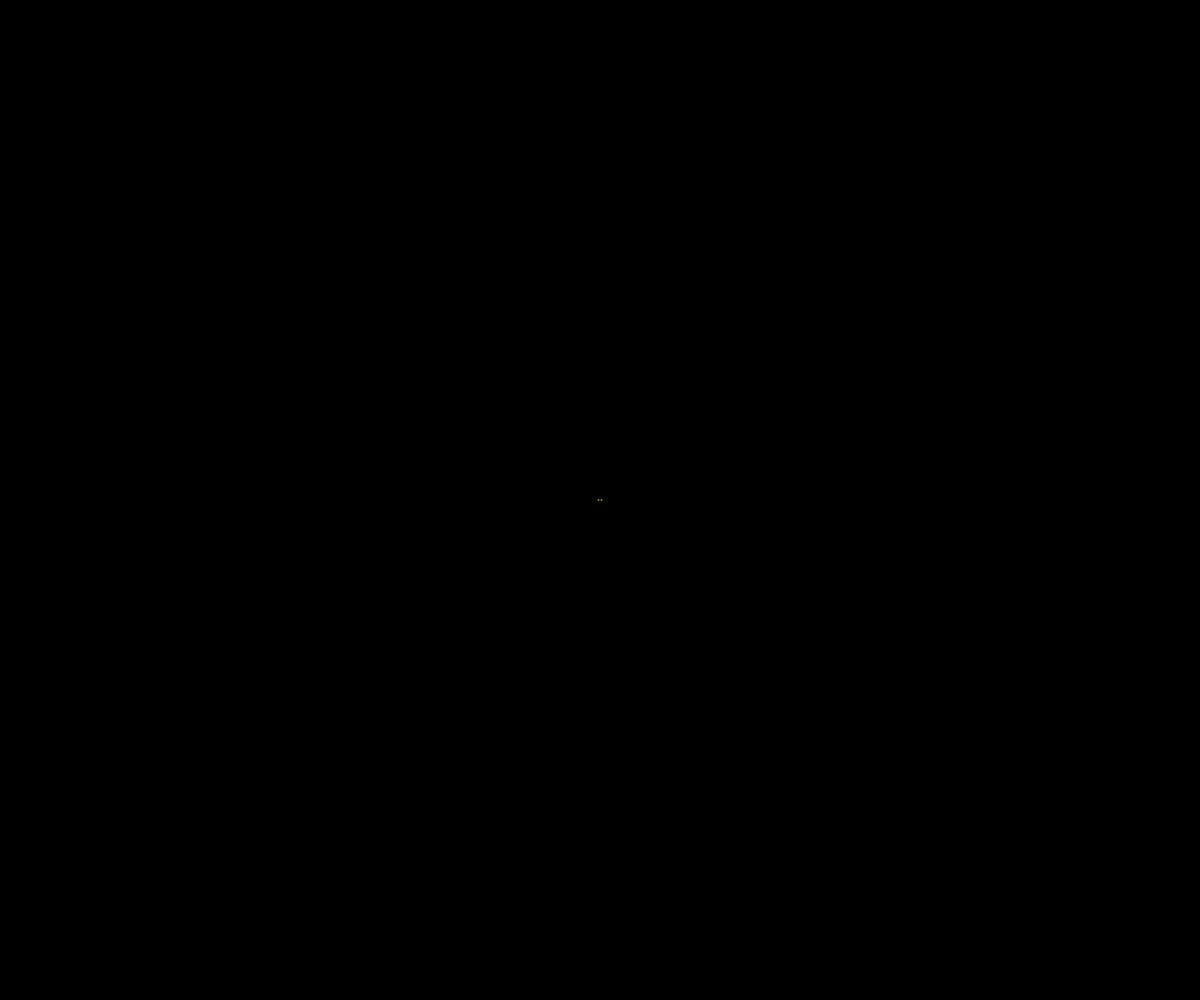
Frame 1 (no input)
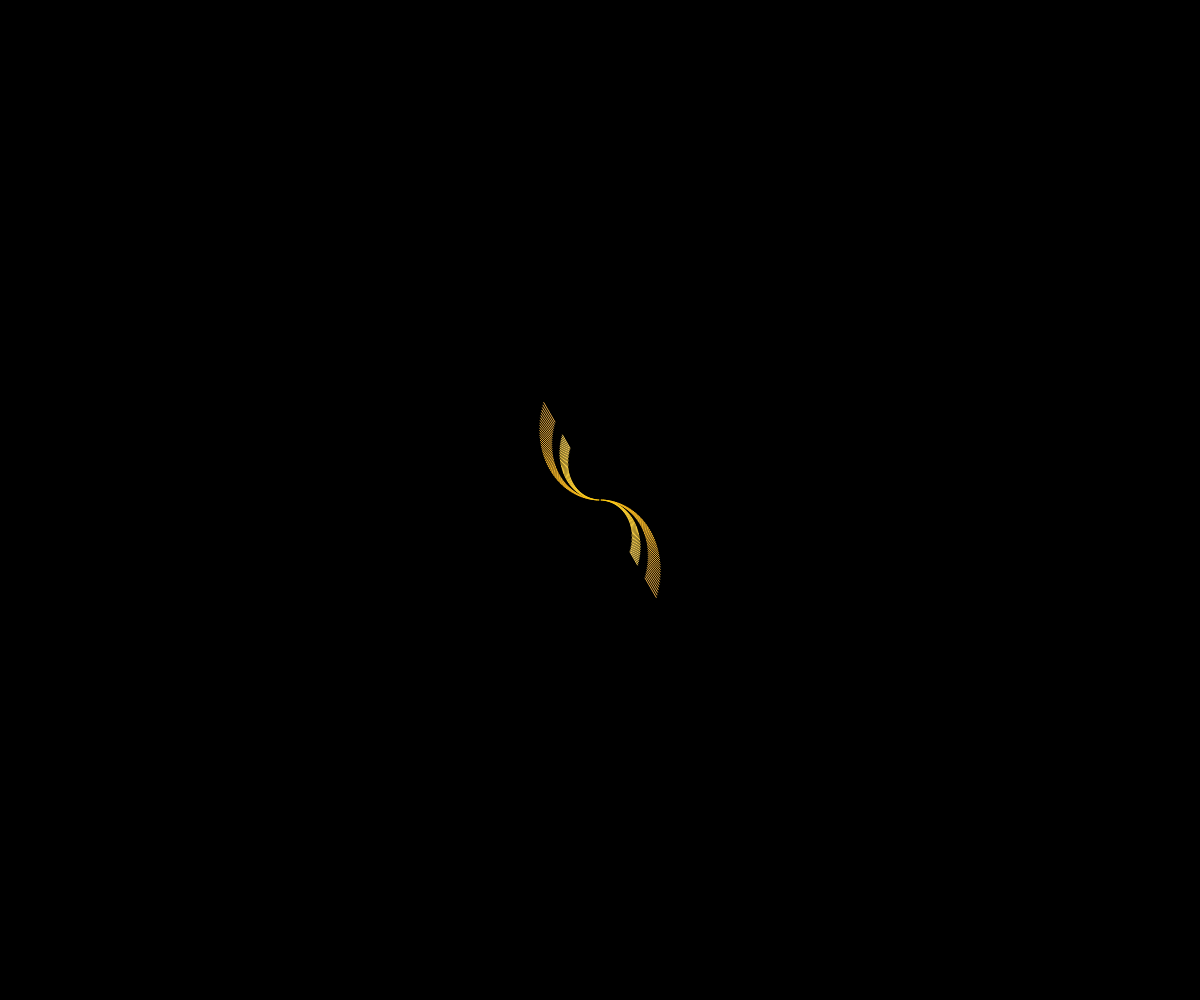
Frame 60 (no input)
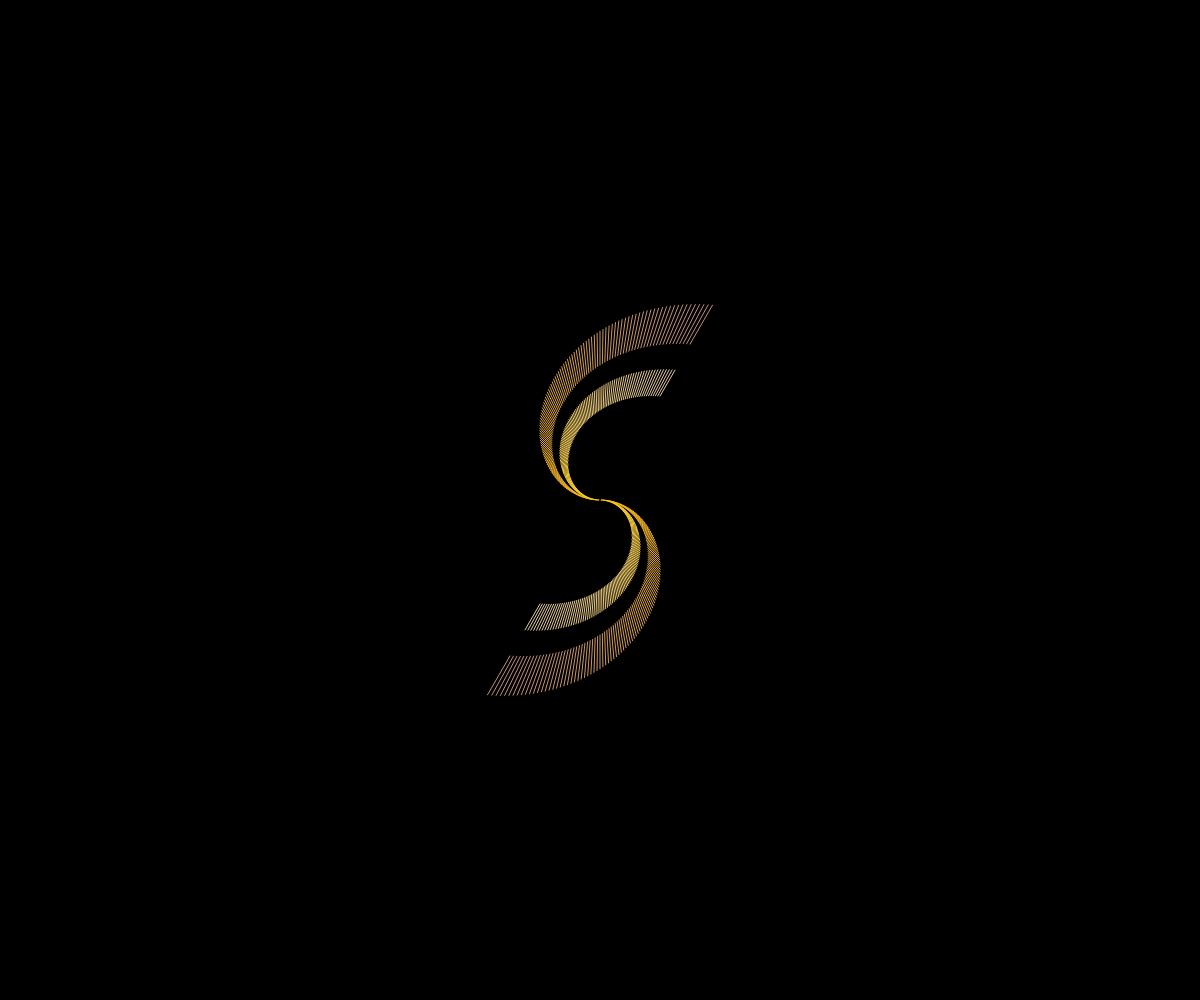
Frame 120 (the mouse pressed at the canvas centre since frame 60)

The p5.js sketch that drew these frames (run headless with seeded random() and noise() and a simulated clock; from frame 60 on, the mouse is pressed at the canvas centre):

// p5.js sketch
// ── sketch.js
function preload(){
    // put preload code here
}

function setup() {
  createCanvas(windowWidth, windowHeight);
  background(0,0,0);
  angleMode(DEGREES);
  // put setup code here
}

function draw() {
  noFill();
  translate(width / 2, height / 2);
  strokeWeight(1);

//spiralepiccola
push()
    stroke(lerpColor(color(252,201,12), color(219,201,206), frameCount/150))
    line((frameCount)*cos(frameCount), (frameCount)*sin(frameCount),(frameCount/4+frameCount)*cos(frameCount), (frameCount/4+frameCount)*sin(frameCount));
    line(-(frameCount)*cos(frameCount), -(frameCount)*sin(frameCount),-(frameCount/4+frameCount)*cos(frameCount), -(frameCount/4+frameCount)*sin(frameCount));
pop()

//spiralegrande
push();
    stroke(lerpColor(color(252, 187,12), color(148 ,113, 201), frameCount/200))
    line(1.5*(frameCount)*cos(frameCount), 1.5*(frameCount)*sin(frameCount),1.5*(frameCount/4+frameCount)*cos(frameCount), 1.5*(frameCount/4+frameCount)*sin(frameCount));
    line(-1.5*(frameCount)*cos(frameCount), -1.5*(frameCount)*sin(frameCount),-1.5*(frameCount/4+frameCount)*cos(frameCount), -1.5*(frameCount/4+frameCount)*sin(frameCount));
    pop();

if(frameCount>180) {frameCount = 500+frameCount ; }

if(frameCount>175) {
  stroke(lerpColor(color(181,112,120,255), color(252,156,75,100), frameCount/300))

//art1
 push();
    frameCount = frameCount;
    frameRate(20);
    translate(-265, -150)
    strokeWeight(0.5);
    rotate(frameCount/2);
    scale(1.5*sin(frameCount*1.5));
    rect(-50,-50,100,100);
 pop();

//art2
 push();
    translate(265, 150)
    frameCount = frameCount;
    strokeWeight(0.5);
    rotate(frameCount/2);
    scale(1.5*sin(frameCount*1.5));
    rect(-50,-50,100,100);
 pop();}


if(frameCount > 60000) {noLoop();}
  // put drawing code here
}
